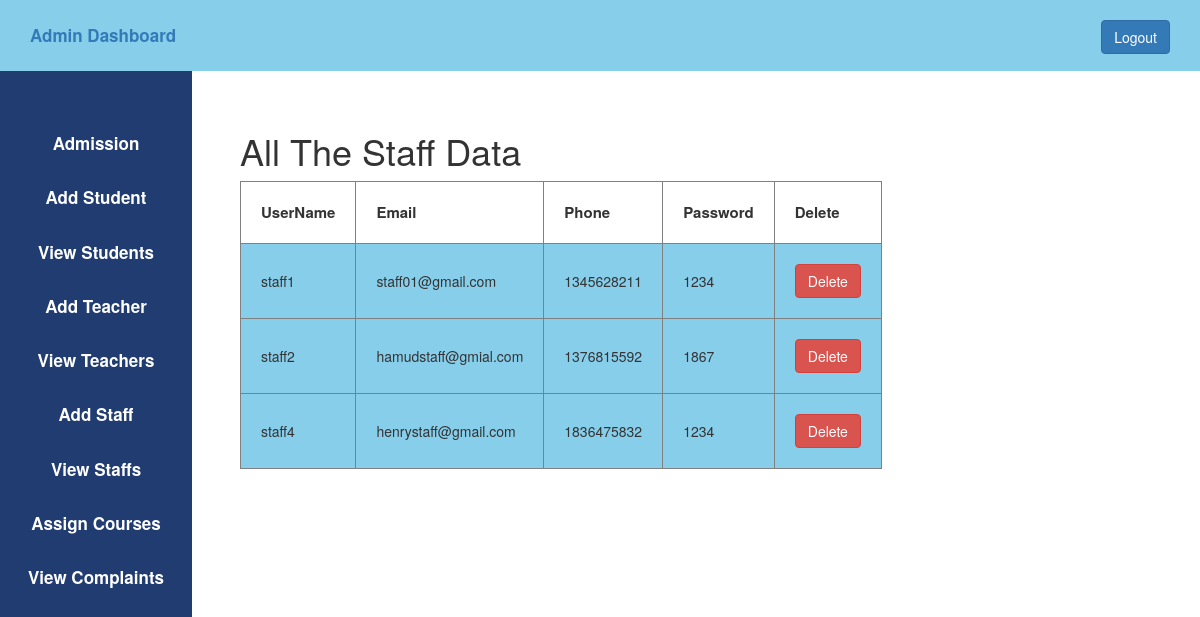
/view_staff.php (signed in), run on the app's committed database.
### tables this page shows
CREATE TABLE `user` (
  `id` int(11) NOT NULL,
  `username` varchar(50) DEFAULT NULL,
  `phone` int(30) DEFAULT NULL,
  `email` varchar(50) DEFAULT NULL,
  `usertype` varchar(50) DEFAULT NULL,
  `password` varchar(50) DEFAULT NULL
);

### view_staff.php (the view, shortened to what this page needs)
<?php
    $host="localhost";
    $user="root";
    $password="";
    $db="studentmanagement";
    $data=mysqli_connect($host,$user,$password,$db);
    $sql="SELECT * from user WHERE usertype='staff'";
    $result=mysqli_query($data,$sql);
?>
<!DOCTYPE html>
<html lang="en">
<head>
    <link rel="stylesheet" href="https://maxcdn.bootstrapcdn.com/bootstrap/3.4.1/css/bootstrap.min.css">
    <link rel="stylesheet" type="text/css" href="admin.css">
</head>
<body>
    <?php
        include 'admin_sidebar.php';
    ?>
    <div class="content">
		<h1>All The Staff Data</h1>
        <table border="1px">
            <tr>
                <th style="padding: 20px; font-size: 15px;">UserName</th>
                <th style="padding: 20px; font-size: 15px;">Email</th>
                <th style="padding: 20px; font-size: 15px;">Phone</th>
                <th style="padding: 20px; font-size: 15px;">Password</th>
                <th style="padding: 20px; font-size: 15px;">Delete</th>
            </tr>
            <?php
            while($info= $result->fetch_assoc())
            {
            ?>
            <tr>
                <td style="padding: 20px; background-color:skyblue;">
                    <?php echo "{$info['username']}"; ?>
                </td>
                <td style="padding: 20px; background-color:skyblue;">
                    <?php echo "{$info['email']}"; ?>
                </td>
                <td style="padding: 20px; background-color:skyblue;">
                    <?php echo "{$info['phone']}"; ?>
                </td>
                <td style="padding: 20px; background-color:skyblue;">
                    <?php echo "{$info['password']}"; ?>
                </td>
                <td style="padding: 20px; background-color:skyblue;">
                    <?php echo "<a class='btn btn-danger' href='delete.php?ac_id={$info['id']}'> Delete </a>"; ?>
                </td>
            </tr>
            <?php
            }
            ?>
        </table>
    </div>
</body>
</html>

### admin.css (style rules this page uses)
* { margin: 0px; padding: 0px; }
a,a:hover { font-weight: bold; font-size: 17px; text-decoration: none; }
.content { margin-left: 20%; margin-top: 5%; }

### data on the page
user: username "staff1", email "staff01@gmail.com", phone "1345628211", password "1234"
user: username "staff2", email "hamudstaff@gmial.com", phone "1376815592", password "1867"
user: username "staff4", email "henrystaff@gmail.com", phone "1836475832", password "1234"
